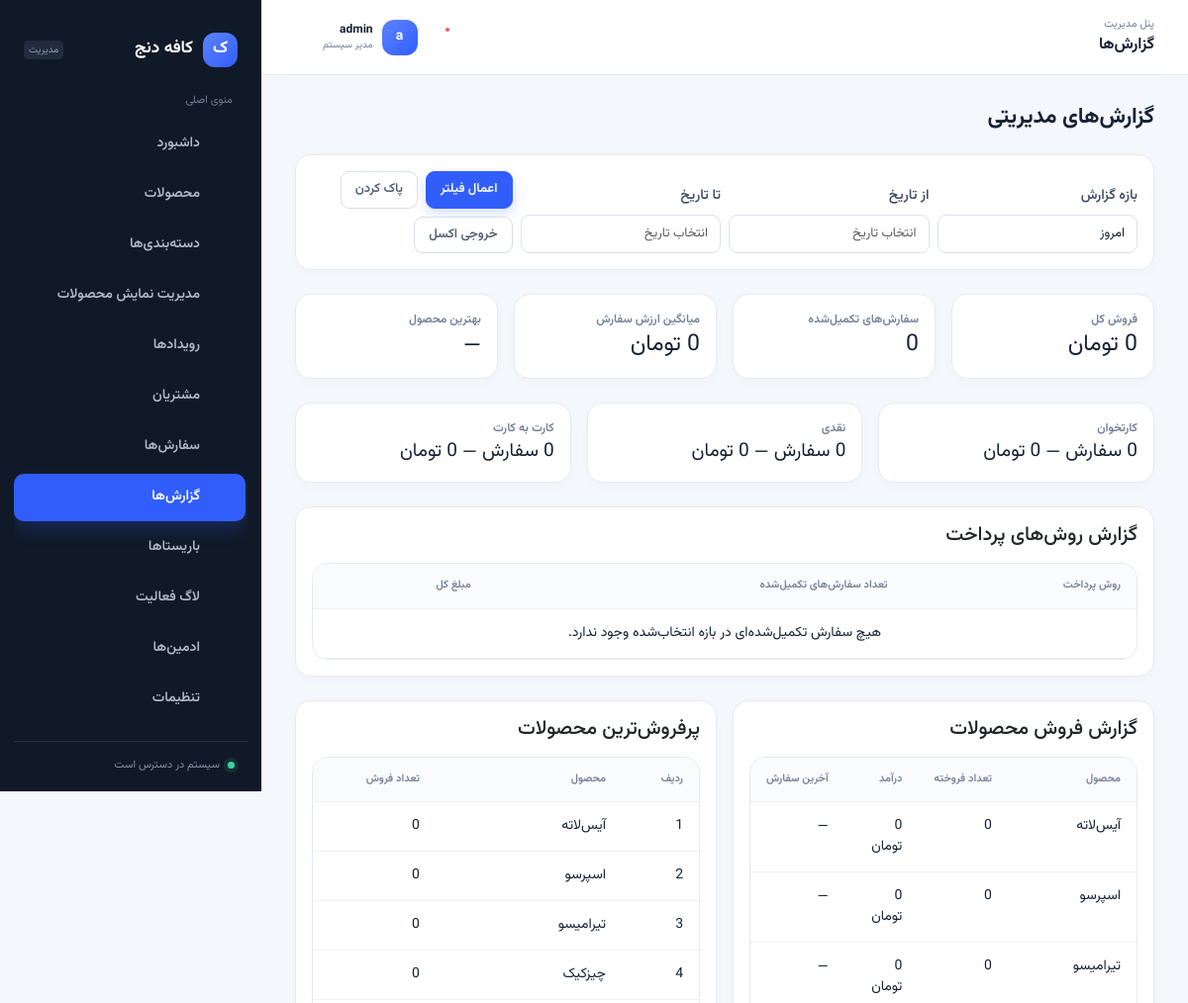
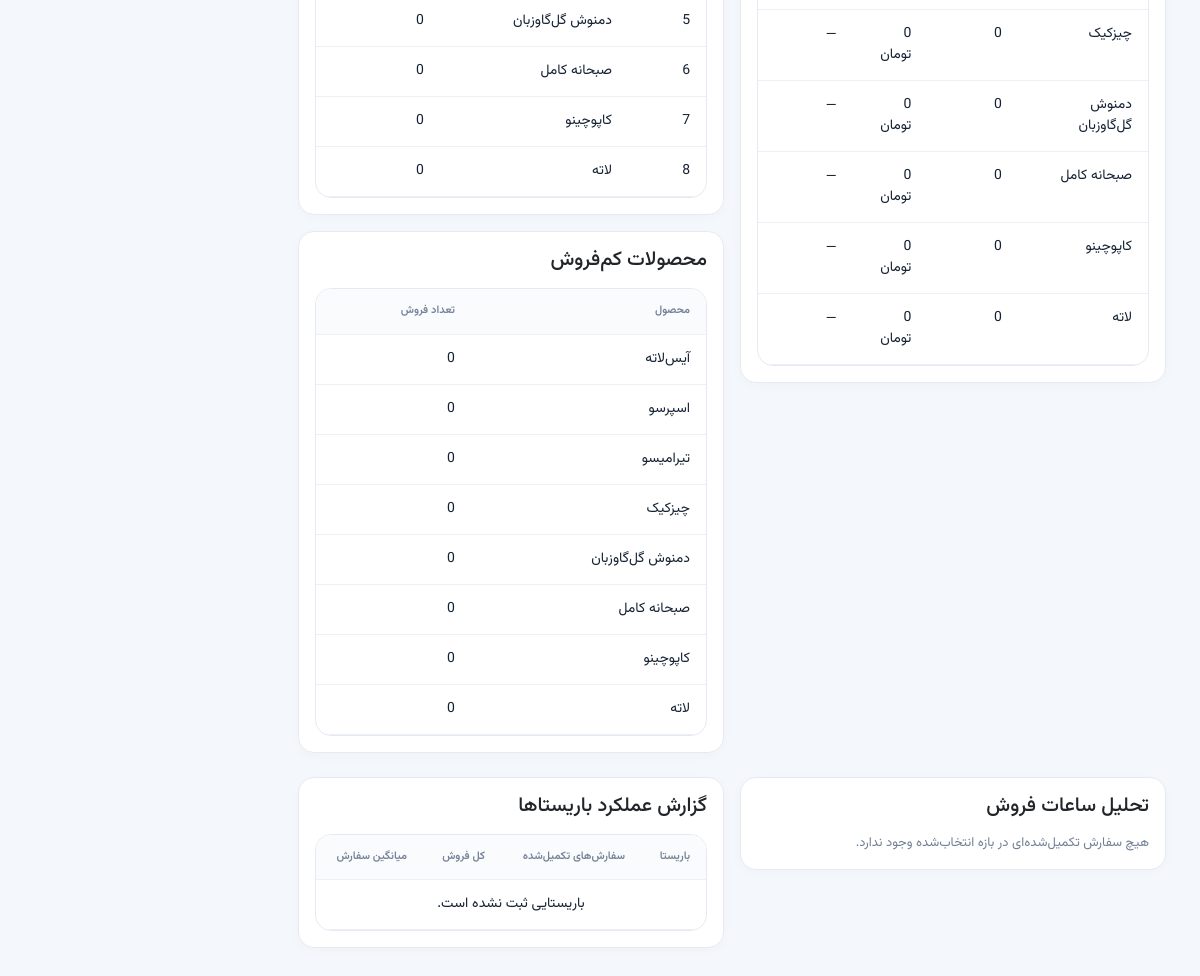
The page /admin/reports.php (signed in) on the database its author committed (2 pictures, top to bottom).
### tables this page shows
CREATE TABLE IF NOT EXISTS `products` (
  `id`          INT UNSIGNED AUTO_INCREMENT PRIMARY KEY,
  `category_id` INT UNSIGNED NOT NULL,
  `name`        VARCHAR(150) NOT NULL,
  `description` VARCHAR(500) DEFAULT NULL,
  `price`       DECIMAL(10,0) UNSIGNED NOT NULL,    
  `image`       VARCHAR(255) DEFAULT NULL,           
  `badge`       VARCHAR(50)  DEFAULT NULL,            
  `status`      ENUM('active','inactive') NOT NULL DEFAULT 'active',
  `discount_enabled`   TINYINT(1) NOT NULL DEFAULT 0,
  `discount_type`      ENUM('percentage','fixed') NULL DEFAULT NULL,
  `discount_value`     DECIMAL(10,2) NULL DEFAULT NULL,
  `discount_starts_at` DATE NULL DEFAULT NULL,
  `discount_ends_at`   DATE NULL DEFAULT NULL,
  `sort_order`  SMALLINT UNSIGNED NOT NULL DEFAULT 0,
  `created_at`  TIMESTAMP NOT NULL DEFAULT CURRENT_TIMESTAMP,
  `updated_at`  TIMESTAMP NOT NULL DEFAULT CURRENT_TIMESTAMP ON UPDATE CURRENT_TIMESTAMP,
  KEY `idx_products_category` (`category_id`),
  KEY `idx_products_status` (`status`),
  CONSTRAINT `fk_products_category`
    FOREIGN KEY (`category_id`) REFERENCES `categories`(`id`)
    ON DELETE CASCADE ON UPDATE CASCADE
);

### classes/Barista.php (called while the page is built, shortened)
<?php
class Barista
{
    public static function resolveRange(string $range, ?string $from = null, ?string $to = null): array
    {
        $today = date('Y-m-d');
        switch ($range) {
            case 'today':
                return [$today, $today];
        }
    }
}

### classes/Jalali.php (called while the page is built, shortened)
<?php
class Jalali
{
    public static function format(?string $datetime, bool $withTime = true): string
    {
        if (!$datetime) {
            return '—';
        }
        $ts = strtotime($datetime);
        [$jy, $jm, $jd] = self::toJalaliParts((int) date('Y', $ts), (int) date('n', $ts), (int) date('j', $ts));
        $out = self::digits(sprintf('%04d/%02d/%02d', $jy, $jm, $jd));
        return $out;
    }
}

### public_html/admin/reports.php (the view, shortened to what this page needs)
<?php
require_once __DIR__ . '/../../classes/Order.php';
require_once __DIR__ . '/../../classes/Barista.php';
require_once __DIR__ . '/../../classes/Jalali.php';
$range = (string) ($_GET['range'] ?? 'today');
$from = trim((string) ($_GET['from'] ?? ''));
$to = trim((string) ($_GET['to'] ?? ''));
[$fromDate, $toDate] = Barista::resolveRange($range, $from, $to);
$rangeLabels = [
    'today' => 'امروز',
    'week' => 'این هفته',
    'month' => 'این ماه',
    'custom' => 'بازه دلخواه',
];
$pdo = Database::getConnection();
$where = ['o.status = "completed"'];
$params = [];
if ($fromDate) {
    $where[] = 'o.created_at >= :from';
    $params['from'] = $fromDate . ' 00:00:00';
}
if ($toDate) {
    $where[] = 'o.created_at <= :to';
    $params['to'] = $toDate . ' 23:59:59';
}
$whereSql = implode(' AND ', $where);
$summaryStmt = $pdo->prepare("SELECT COUNT(*) AS orders_count, COALESCE(SUM(o.total_price), 0) AS sales_total, COALESCE(AVG(o.total_price), 0) AS average_order FROM orders o WHERE $whereSql");
$summaryStmt->execute($params);
$summary = $summaryStmt->fetch() ?: ['orders_count' => 0, 'sales_total' => 0, 'average_order' => 0];
$bestProductStmt = $pdo->prepare("SELECT oi.product_name, SUM(oi.quantity) AS quantity, SUM(oi.quantity * oi.price) AS revenue FROM order_items oi JOIN orders o ON o.id = oi.order_id WHERE $whereSql GROUP BY oi.product_id, oi.product_name ORDER BY quantity DESC, revenue DESC LIMIT 1");
$bestProductStmt->execute($params);
$bestProduct = $bestProductStmt->fetch();
$productItemsSub = "SELECT oi.product_id, SUM(oi.quantity) AS quantity, SUM(oi.quantity * oi.price) AS revenue, MAX(o.created_at) AS last_order_at
    FROM order_items oi
    JOIN orders o ON o.id = oi.order_id
    WHERE o.status = 'completed'";
if ($fromDate) {
    $productItemsSub .= ' AND o.created_at >= :from';
}
if ($toDate) {
    $productItemsSub .= ' AND o.created_at <= :to';
}
$productItemsSub .= ' GROUP BY oi.product_id';
$productSalesSql = "SELECT p.id AS product_id, p.name AS product_name, COALESCE(s.quantity, 0) AS quantity, COALESCE(s.revenue, 0) AS revenue, s.last_order_at
    FROM products p
    LEFT JOIN (" . $productItemsSub . ") s ON s.product_id = p.id
    ORDER BY quantity DESC, revenue DESC, p.name ASC";
$productSalesStmt = $pdo->prepare($productSalesSql);
$productSalesStmt->execute($params);
$productSales = $productSalesStmt->fetchAll();
$hourlyStmt = $pdo->prepare("SELECT HOUR(o.created_at) AS hour, COUNT(*) AS order_count FROM orders o WHERE $whereSql GROUP BY hour ORDER BY hour ASC");
$hourlyStmt->execute($params);
$hourlyData = $hourlyStmt->fetchAll();
$baristaStmt = $pdo->prepare("SELECT b.id, b.full_name, COUNT(o.id) AS completed_orders, COALESCE(SUM(o.total_price), 0) AS total_revenue, COALESCE(AVG(o.total_price), 0) AS average_amount FROM baristas b LEFT JOIN orders o ON o.barista_id = b.id AND o.status = 'completed'" . ($fromDate ? ' AND o.created_at >= :from' : '') . ($toDate ? ' AND o.created_at <= :to' : '') . " GROUP BY b.id, b.full_name ORDER BY completed_orders DESC, total_revenue DESC");
$baristaStmt->execute($params);
$baristaPerformance = $baristaStmt->fetchAll();
$lowItemsSub = "SELECT oi.product_id, SUM(oi.quantity) AS quantity FROM order_items oi JOIN orders o ON o.id = oi.order_id WHERE o.status = 'completed'";
if ($fromDate) {
    $lowItemsSub .= ' AND o.created_at >= :from';
}
if ($toDate) {
    $lowItemsSub .= ' AND o.created_at <= :to';
}
$lowItemsSub .= ' GROUP BY oi.product_id';
$lowSellersSql = "SELECT p.id, p.name, COALESCE(s.quantity, 0) AS quantity FROM products p LEFT JOIN (" . $lowItemsSub . ") s ON s.product_id = p.id WHERE COALESCE(s.quantity, 0) < 5 ORDER BY quantity ASC, p.name ASC LIMIT 20";
$lowSellersStmt = $pdo->prepare($lowSellersSql);
$lowSellersStmt->execute($params);
$lowSellers = $lowSellersStmt->fetchAll();
$paymentStmt = $pdo->prepare("SELECT o.payment_method, COUNT(*) AS orders_count, COALESCE(SUM(o.total_price), 0) AS total_amount FROM orders o WHERE $whereSql GROUP BY o.payment_method ORDER BY total_amount DESC");
$paymentStmt->execute($params);
$paymentData = $paymentStmt->fetchAll();
function formatMoney(float $value): string
{
    return number_format($value) . ' تومان';
}
require __DIR__ . '/../../includes/admin-header.php';
?>
<h4 class="mb-4">گزارش‌های مدیریتی</h4>
<div class="card p-3 mb-4">
  <form method="GET" class="row g-2 align-items-end reports-filters">
    <div class="col-6 col-md-3">
      <label class="form-label">بازه گزارش</label>
      <select name="range" class="form-select form-select-sm" onchange="this.form.submit()">
        <?php foreach ($rangeLabels as $key => $label): ?>
          <option value="<?= htmlspecialchars($key, ENT_QUOTES, 'UTF-8') ?>" <?= $range === $key ? 'selected' : '' ?>><?= htmlspecialchars($label, ENT_QUOTES, 'UTF-8') ?></option>
        <?php endforeach; ?>
      </select>
    </div>
    <div class="col-6 col-md-3">
      <label class="form-label">از تاریخ</label>
      <input type="text" data-jalali-picker data-name="from" data-value="<?= htmlspecialchars($from, ENT_QUOTES, 'UTF-8') ?>" class="form-control form-control-sm" placeholder="انتخاب تاریخ">
    </div>
    <div class="col-6 col-md-3">
      <label class="form-label">تا تاریخ</label>
      <input type="text" data-jalali-picker data-name="to" data-value="<?= htmlspecialchars($to, ENT_QUOTES, 'UTF-8') ?>" class="form-control form-control-sm" placeholder="انتخاب تاریخ">
    </div>
    <div class="col-12 col-md-3 d-flex gap-2 flex-wrap reports-filter-actions">
      <button class="btn btn-gold btn-sm">اعمال فیلتر</button>
      <a href="reports" class="btn btn-outline-light btn-sm" style="border-color:var(--line); color:var(--ivory);">پاک کردن</a>
      <a href="export?type=reports&<?= htmlspecialchars(http_build_query($_GET), ENT_QUOTES, 'UTF-8') ?>" class="btn btn-sm btn-outline-light" style="border-color:var(--line); color:var(--ivory);">خروجی اکسل</a>
    </div>
  </form>
</div>
<div class="row g-3 mb-4 reports-kpis">
  <div class="col-6 col-md-3"><div class="stat-card p-3"><div>فروش کل</div><div><?= formatMoney((float) $summary['sales_total']) ?></div></div></div>
  <div class="col-6 col-md-3"><div class="stat-card p-3"><div>سفارش‌های تکمیل‌شده</div><div><?= (int) $summary['orders_count'] ?></div></div></div>
  <div class="col-6 col-md-3"><div class="stat-card p-3"><div>میانگین ارزش سفارش</div><div><?= formatMoney((float) $summary['average_order']) ?></div></div></div>
  <div class="col-6 col-md-3"><div class="stat-card p-3"><div>بهترین محصول</div><div><?= htmlspecialchars($bestProduct['product_name'] ?? '—', ENT_QUOTES, 'UTF-8') ?></div></div></div>
</div>
<div class="row g-3 mb-4 reports-payment-summary">
  <?php
    $methods = ['card' => 'کارتخوان', 'cash' => 'نقدی', 'transfer' => 'کارت به کارت'];
    $paymentLookup = [];
    foreach ($methods as $key => $label):
      $row = $paymentLookup[$key] ?? null;
      $count = $row ? (int) $row['orders_count'] : 0;
      $total = $row ? (float) $row['total_amount'] : 0.0;
  ?>
  <div class="col-6 col-md-4"><div class="stat-card p-3"><div><?= htmlspecialchars($label, ENT_QUOTES, 'UTF-8') ?></div><div><?= (int) $count ?> سفارش — <?= formatMoney($total) ?></div></div></div>
  <?php endforeach; ?>
</div>
<div class="card p-3 mb-4">
  <h5 class="mb-3">گزارش روش‌های پرداخت</h5>
  <div class="table-responsive">
    <table class="table table-sm">
      <thead><tr><th>روش پرداخت</th><th>تعداد سفارش‌های تکمیل‌شده</th><th>مبلغ کل</th></tr></thead>
      <tbody>
        <?php if (empty($paymentData)): ?>
          <tr><td colspan="3" class="text-center py-4" style="color:var(--muted);">هیچ سفارش تکمیل‌شده‌ای در بازه انتخاب‌شده وجود ندارد.</td></tr>
        <?php endif; ?>
      </tbody>
    </table>
  </div>
</div>
<div class="row g-3 mb-4">
  <div class="col-lg-6">
    <div class="card p-3">
      <h5 class="mb-3">گزارش فروش محصولات</h5>
      <div class="table-responsive">
        <table class="table table-sm">
          <thead><tr><th>محصول</th><th>تعداد فروخته</th><th>درآمد</th><th>آخرین سفارش</th></tr></thead>
          <tbody>
            <?php foreach ($productSales as $product): ?>
              <tr>
                <td><?= htmlspecialchars($product['product_name'], ENT_QUOTES, 'UTF-8') ?></td>
                <td><?= (int) $product['quantity'] ?></td>
                <td><?= formatMoney((float) $product['revenue']) ?></td>
                <td><?= htmlspecialchars(Jalali::format($product['last_order_at']), ENT_QUOTES, 'UTF-8') ?></td>
              </tr>
            <?php endforeach; ?>
          </tbody>
        </table>
      </div>
    </div>
  </div>
  <div class="col-lg-6">
    <div class="card p-3 mb-3">
      <h5 class="mb-3">پرفروش‌ترین محصولات</h5>
      <?php if (empty($productSales)): ?>
        <div style="color:var(--muted);font-size:13px;">هیچ سفارش تکمیل‌شده‌ای در بازه انتخاب‌شده وجود ندارد.</div>
      <?php else: ?>
        <div class="table-responsive">
          <table class="table table-sm">
            <thead><tr><th>ردیف</th><th>محصول</th><th>تعداد فروش</th></tr></thead>
            <tbody>
              <?php foreach (array_slice($productSales, 0, 10) as $index => $product): ?>
                <tr>
                  <td><?= $index + 1 ?></td>
                  <td><?= htmlspecialchars($product['product_name'], ENT_QUOTES, 'UTF-8') ?></td>
                  <td><?= (int) $product['quantity'] ?></td>
                </tr>
              <?php endforeach; ?>
            </tbody>
          </table>
        </div>
      <?php endif; ?>
    </div>
    <div class="card p-3">
      <h5 class="mb-3">محصولات کم‌فروش</h5>
      <div class="table-responsive">
        <table class="table table-sm">
          <thead><tr><th>محصول</th><th>تعداد فروش</th></tr></thead>
          <tbody>
            <?php foreach ($lowSellers as $item): ?>
              <tr>
                <td><?= htmlspecialchars($item['name'], ENT_QUOTES, 'UTF-8') ?></td>
                <td><?= (int) $item['quantity'] ?></td>
              </tr>
            <?php endforeach; ?>
          </tbody>
        </table>
      </div>
    </div>
  </div>
</div>
<div class="row g-3 mb-4">
  <div class="col-lg-6">
    <div class="card p-3">
      <h5 class="mb-3">تحلیل ساعات فروش</h5>
      <?php if (empty($hourlyData)): ?>
        <div style="color:var(--muted);font-size:13px;">هیچ سفارش تکمیل‌شده‌ای در بازه انتخاب‌شده وجود ندارد.</div>
      <?php endif; ?>
    </div>
  </div>
  <div class="col-lg-6">
    <div class="card p-3">
      <h5 class="mb-3">گزارش عملکرد باریستاها</h5>
      <div class="table-responsive">
        <table class="table table-sm">
          <thead><tr><th>باریستا</th><th>سفارش‌های تکمیل‌شده</th><th>کل فروش</th><th>میانگین سفارش</th></tr></thead>
          <tbody>
            <?php if (empty($baristaPerformance)): ?>
              <tr><td colspan="4" class="text-center py-4" style="color:var(--muted);">باریستایی ثبت نشده است.</td></tr>
            <?php endif; ?>
          </tbody>
        </table>
      </div>
    </div>
  </div>
</div>
<?php require __DIR__ . '/../../includes/admin-footer.php'; ?>

### public_html/assets/css/admin.css (style rules this page uses)
:root { --ink:#152234;--ink-muted:#718096;--canvas:#f4f7fb;--surface:#fff;--line:#e5eaf2;--primary:#315efb;--primary-dark:#2449ca;--primary-soft:#edf1ff;--green:#1b9c72;--green-soft:#e8f8f1;--red:#d9525e;--red-soft:#fff0f1;--shadow:0 12px 35px rgba(25,45,80,.08);--sidebar:264px;--radius:16px }
* { box-sizing:border-box }
.admin-body { margin:0;background:var(--canvas);color:var(--ink);font-family:Vazirmatn,Tahoma,sans-serif;font-size:14px;min-width:320px }
.admin-main h4 { font-size:22px!important;font-weight:700 }
.admin-main .card,.stat-card { border:1px solid var(--line)!important;background:var(--surface)!important;border-radius:var(--radius)!important;box-shadow:0 3px 12px rgba(28,47,81,.025) }
.stat-card { position:relative;overflow:hidden;transition:transform .2s,box-shadow .2s }
.stat-card:before { content:'';position:absolute;top:0;right:0;width:100%;height:3px;background:var(--primary);transform:scaleX(0);transform-origin:right;transition:transform .25s }
.stat-card>div:first-child { color:var(--ink-muted)!important;font-weight:600 }
.stat-card>div:last-child { color:var(--ink)!important;font-size:27px!important }
.btn { border-radius:9px;padding:8px 14px;font-size:13px;font-weight:600;transition:transform .15s,box-shadow .18s,background .18s!important }
.btn-gold { background:var(--primary)!important;border-color:var(--primary)!important;color:#fff!important;box-shadow:0 5px 13px rgba(49,94,251,.2) }
.btn-outline-light { border-color:#d6deea!important;color:#526075!important;background:#fff!important }
.form-control,.form-select { border:1px solid #dbe2ec!important;border-radius:9px!important;padding:9px 12px!important;background:#fff!important;color:var(--ink)!important;font-size:13px }
.form-label { font-weight:600;color:#415069 }
.table-responsive { border:1px solid var(--line);border-radius:var(--radius);background:#fff }
.table { margin:0;color:var(--ink)!important }
.table>:not(caption)>*>* { padding:14px 16px!important;border-bottom-color:#edf0f5!important;background:transparent!important;color:inherit!important }
.table thead th { font-size:11px;color:#758197!important;background:#fafbfd!important;font-weight:600;white-space:nowrap }
.table tbody tr { transition:background .16s }
:root { --gold:var(--primary);--gold-soft:var(--ink);--ivory:var(--ink);--muted:var(--ink-muted);--bg:var(--canvas);--surface-2:#f5f7fb }
.jalali-date-input { cursor:pointer;background:#fff }
.reports-kpis .stat-card > div:first-child, .reports-payment-summary .stat-card > div:first-child { font-size: 12px; }
.reports-kpis .stat-card > div:last-child { font-size: 23px !important; line-height: 1.45; }
.reports-payment-summary .stat-card > div:last-child { font-size: 19px !important; line-height: 1.55; }

### rows shown on the page
products: name "آیس‌لاته", quantity "0", revenue "0 تومان", last_order_at "—"
products: name "اسپرسو", quantity "0", revenue "0 تومان", last_order_at "—"
products: name "تیرامیسو", quantity "0", revenue "0 تومان", last_order_at "—"
products: name "چیزکیک", quantity "0", revenue "0 تومان", last_order_at "—"
products: name "دمنوش گل‌گاوزبان", quantity "0", revenue "0 تومان", last_order_at "—"
products: name "صبحانه کامل", quantity "0", revenue "0 تومان", last_order_at "—"
products: name "کاپوچینو", quantity "0", revenue "0 تومان", last_order_at "—"
products: name "لاته", quantity "0", revenue "0 تومان", last_order_at "—"

### other values the page prints
$item['label'] "داشبورد"
$item['label'] "محصولات"
$item['label'] "دسته‌بندی‌ها"
$item['label'] "مدیریت نمایش محصولات"
$item['label'] "رویدادها"
$item['label'] "مشتریان"
$item['label'] "سفارش‌ها"
$item['label'] "گزارش‌ها"
$item['label'] "باریستاها"
$item['label'] "لاگ فعالیت"
$item['label'] "ادمین‌ها"
$item['label'] "تنظیمات"
$pageTitle "گزارش‌ها"
Auth::username() "admin"
formatMoney((float) $summary['sales_total']) "0 تومان"
